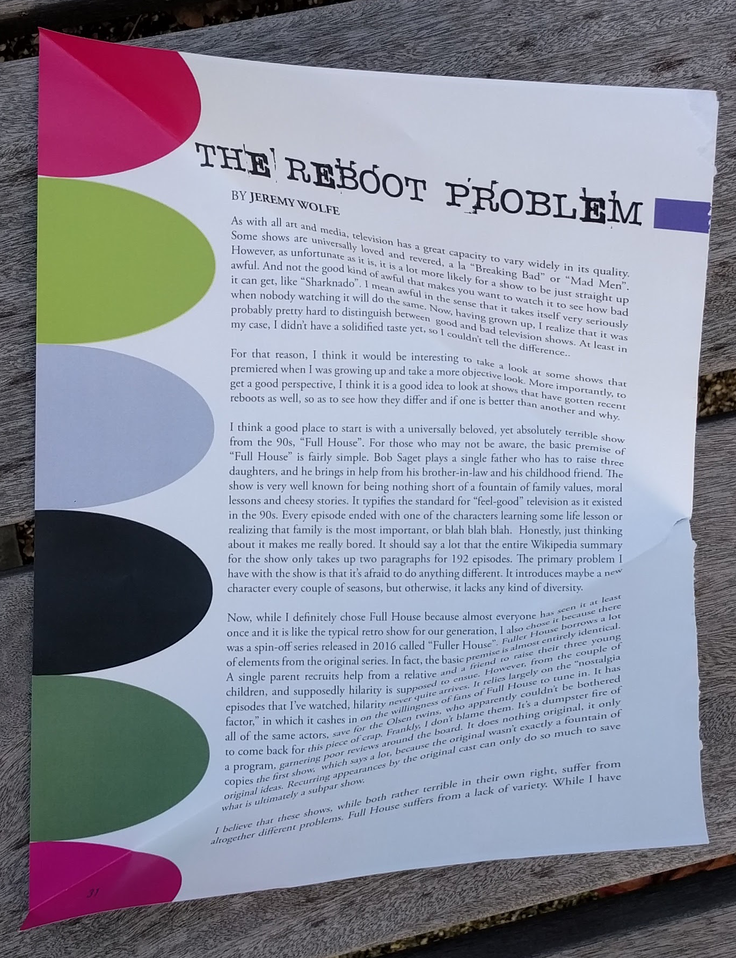
#> input picture DocScanner-main/distorted/42_2 copy.png, 736 x 958 px, shrunk from 1371 x 1785 before the run
$ python 3_lightweight_inference.py
#> lines starting #> are read from the running program, lines starting #| are printed output that depends on the picture; after the words box and inside, x2 and y2 are one past the last pixel; in counts of white or black regions, pixels touching at a corner belong together
"""
LIGHTWEIGHT DOCUMENT SCANNER
Không cần GPU, chạy được trên mobile CPU
Dùng OpenCV thuần - tốc độ nhanh, kích thước nhỏ
"""

import cv2
import numpy as np
import os


def scan_document(image_path_or_array, output_path=None):
    """
    Quét và chỉnh sửa tài liệu - chạy hoàn toàn bằng OpenCV

    Args:
        image_path_or_array: Đường dẫn ảnh hoặc numpy array
        output_path: Đường dẫn lưu ảnh kết quả

    Returns:
        numpy array: Ảnh đã chỉnh sửa
    """
#> called with image_path_or_array = 'distorted/42_2 copy.png'

    # Đọc ảnh
    if isinstance(image_path_or_array, str):
        img = cv2.imread(image_path_or_array)
#> img is the input picture: shape (958, 736, 3); mean B, G, R 156.8, 142.3, 139.9
    else:
        img = image_path_or_array.copy()

    if img is None:
        raise ValueError("Không thể đọc ảnh")

    original_h, original_w = img.shape[:2]
#> original_h = 958; original_w = 736

    # 1. Preprocessing - tăng contrast và giảm noise
    gray = cv2.cvtColor(img, cv2.COLOR_BGR2GRAY)
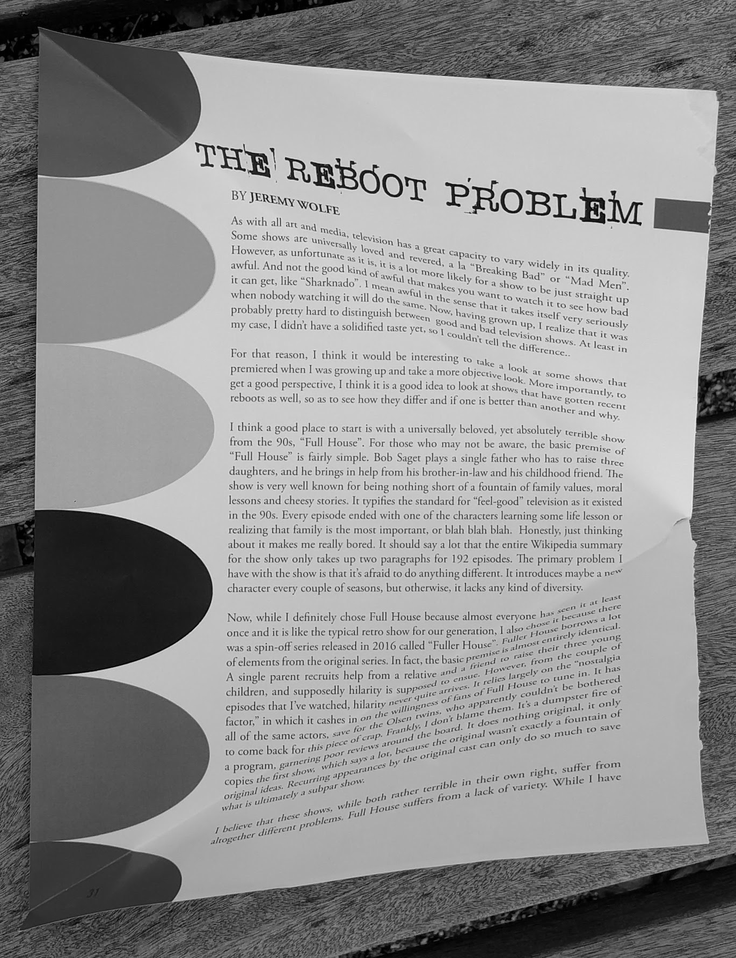
#> gray: shape (958, 736); min 0, max 253, mean 143.2
    gray = cv2.equalizeHist(gray)
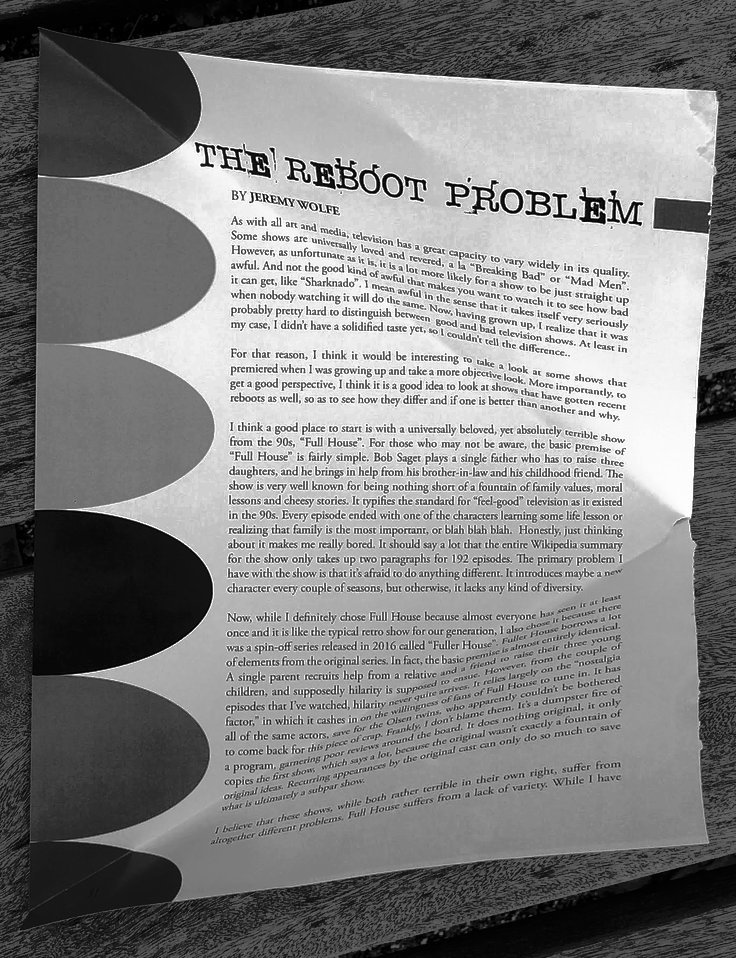
#> gray: shape (958, 736); min 0, max 255, mean 128.6
    blurred = cv2.GaussianBlur(gray, (5, 5), 0)

    # 2. Edge detection
    edged = cv2.Canny(blurred, 75, 200)
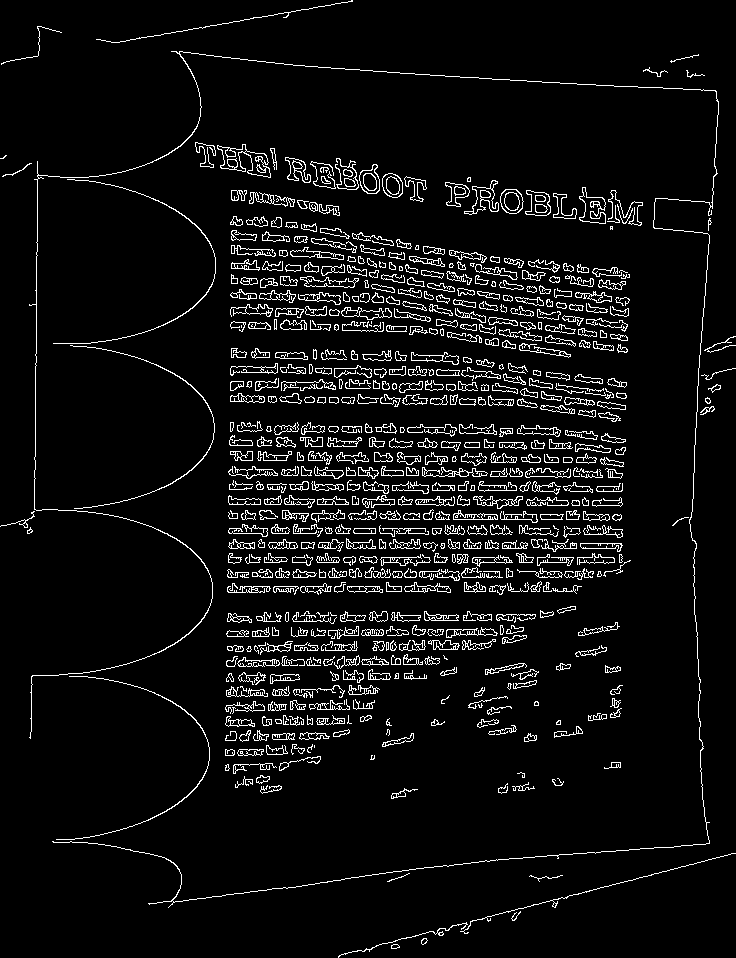
#> edged: shape (958, 736); 6.1% white in thin lines or dots

    # 3. Tìm contours
    contours, _ = cv2.findContours(edged.copy(), cv2.RETR_LIST, cv2.CHAIN_APPROX_SIMPLE)
#> contours = 1355 contours, 569 with area under 20; largest, box (x1, y1, x2, y2) and area: (217, 144, 271, 178) 815, (579, 187, 606, 224) 505, (500, 189, 524, 214) 450, (579, 187, 606, 224) 442, (525, 190, 551, 216) 442
    contours = sorted(contours, key=cv2.contourArea, reverse=True)[:5]
#> contours = 5 contours; box (x1, y1, x2, y2) and area: (217, 144, 271, 178) 815, (579, 187, 606, 224) 505, (500, 189, 524, 214) 450, (579, 187, 606, 224) 442, (525, 190, 551, 216) 442

    # 4. Tìm document boundary (tứ giác lớn nhất)
    screenCnt = None
    for contour in contours:
        peri = cv2.arcLength(contour, True)
        approx = cv2.approxPolyDP(contour, 0.02 * peri, True)

        if len(approx) == 4:
            screenCnt = approx
            break
#> this loop made 5 passes
#> peri on passes 1 to 5: 236.4, 173.7, 79.36, 209.8, 103.5

    if screenCnt is None:
        # Không tìm thấy tài liệu, trả về ảnh gốc đã enhance
        print("Warning: Không tìm thấy boundary của tài liệu, trả về ảnh enhanced")
        # Thử blur nhẹ thay vì full
        result = cv2.bilateralFilter(img, 9, 75, 75)
        if output_path:
            cv2.imwrite(output_path, result)
        return result

    # 5. Sắp xếp điểm góc (top-left, top-right, bottom-right, bottom-left)
    # [9 lines left out: function order_points, not called in this run]

    pts = screenCnt.reshape(4, 2)
    rect = order_points(pts)

    # 6. Tính toán kích thước output
    (tl, tr, br, bl) = rect

    widthA = np.sqrt(((br[0] - bl[0]) ** 2) + ((br[1] - bl[1]) ** 2))
    widthB = np.sqrt(((tr[0] - tl[0]) ** 2) + ((tr[1] - tl[1]) ** 2))
    maxWidth = max(int(widthA), int(widthB))

    heightA = np.sqrt(((tr[0] - br[0]) ** 2) + ((tr[1] - br[1]) ** 2))
    heightB = np.sqrt(((tl[0] - bl[0]) ** 2) + ((tl[1] - bl[1]) ** 2))
    maxHeight = max(int(heightA), int(heightB))

    # Đảm bảo kích thước hợp lệ
    maxWidth = max(maxWidth, 100)
    maxHeight = max(maxHeight, 100)

    # 7. Perspective transform
    dst = np.array([
        [0, 0],
        [maxWidth - 1, 0],
        [maxWidth - 1, maxHeight - 1],
        [0, maxHeight - 1]], dtype="float32")

    M = cv2.getPerspectiveTransform(rect, dst)
    warped = cv2.warpPerspective(img, M, (maxWidth, maxHeight))

    # 8. Post-processing - làm sạch và enhance
    # Chuyển sang grayscale
    warped_gray = cv2.cvtColor(warped, cv2.COLOR_BGR2GRAY)

    # Adaptive thresholding để làm rõ text
    thresh = cv2.adaptiveThreshold(
        warped_gray, 255,
        cv2.ADAPTIVE_THRESH_GAUSSIAN_C,
        cv2.THRESH_BINARY,
        11, 2
    )

    # Denoise nhẹ
    denoised = cv2.fastNlMeansDenoising(thresh, None, 10, 7, 21)

    # Convert back to color
    result = cv2.cvtColor(denoised, cv2.COLOR_GRAY2BGR)

    # Lưu nếu cần
    if output_path:
        cv2.imwrite(output_path, result)

    return result


# [49 lines left out: functions scan_document_with_dewarp, batch_process, not called in this run]


def benchmark(image_path):
    """Đo tốc độ xử lý"""
    import time

    # Test nhiều lần để lấy trung bình
    times = []
    for i in range(5):
        start = time.time()
        result = scan_document(image_path)
        elapsed = time.time() - start
        times.append(elapsed)

    avg_time = sum(times) / len(times)
    print(f"\nBenchmark Results:")
    print(f"  Average time: {avg_time*1000:.1f} ms")
    print(f"  FPS: {1/avg_time:.1f}")
    print(f"  Min: {min(times)*1000:.1f} ms")
    print(f"  Max: {max(times)*1000:.1f} ms")


# Ví dụ sử dụng
if __name__ == "__main__":
    import sys

    # Lấy đường dẫn ảnh test
    test_image = "distorted/42_2 copy.png"
    output_image = "rectified/scanned_lightweight.png"

    if len(sys.argv) > 1:
        test_image = sys.argv[1]

    if len(sys.argv) > 2:
        output_image = sys.argv[2]

    print("=" * 50)
    print("LIGHTWEIGHT DOCUMENT SCANNER")
    print("=" * 50)
    print(f"Input: {test_image}")
    print(f"Output: {output_image}")
    print()

    # Benchmark
    benchmark(test_image)

    # Process
    print("\nProcessing...")
    result = scan_document(test_image, output_image)
#> in scan_document (call 6), `contours, _ = cv2.findContours(edged.copy(), cv2.RETR_LIST, cv2.CHAIN_..`: contours = 1355 contours, 569 with area under 20; largest, box (x1, y1, x2, y2) and area: (217, 144, 271, 178) 815, (579, 187, 606, 224) 505, (500, 189, 524, 214) 450, (579, 187, 606, 224) 442, (525, 190, 551, 216) 442
#> in scan_document (call 6), `contours = sorted(contours, key=cv2.contourArea, reverse=True)[:5]`: contours = 5 contours; box (x1, y1, x2, y2) and area: (217, 144, 271, 178) 815, (579, 187, 606, 224) 505, (500, 189, 524, 214) 450, (579, 187, 606, 224) 442, (525, 190, 551, 216) 442
    print(f"Done! Output saved to: {output_image}")

    # Batch process (uncomment nếu muốn)
    # print("\nBatch processing...")
    # batch_process("distorted/", "rectified/")
